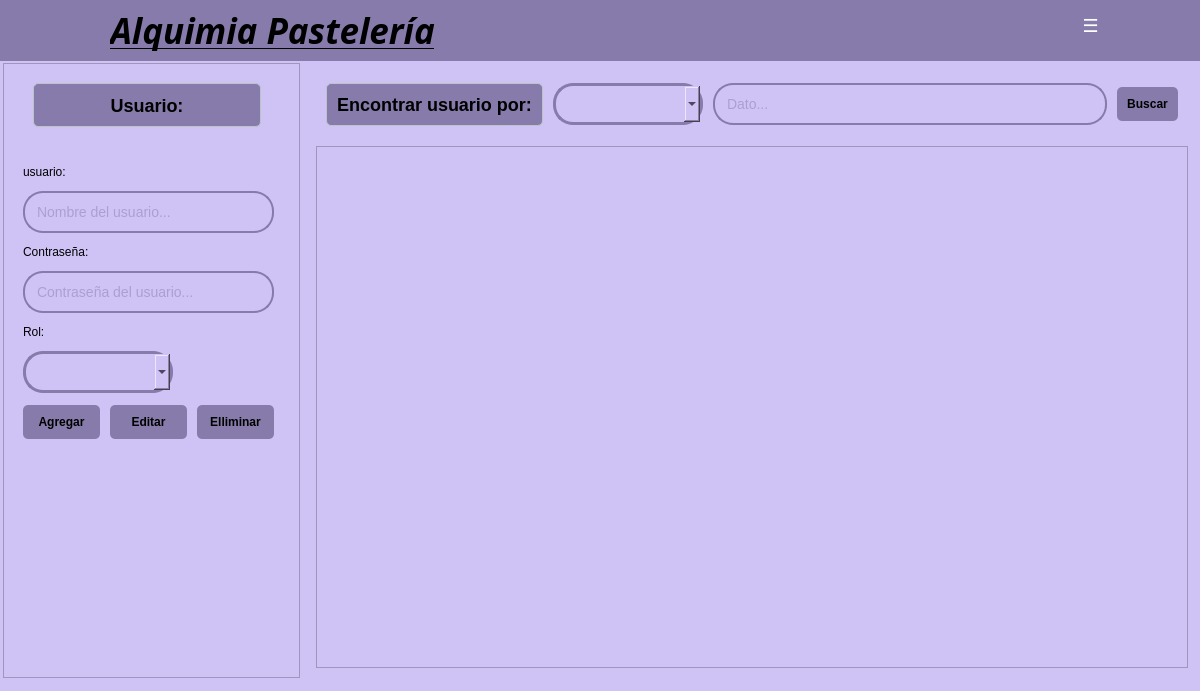
<?xml version="1.0" encoding="UTF-8"?>
<ui version="4.0">
 <class>Dialog</class>
 <widget class="QDialog" name="Dialog">
  <property name="geometry">
   <rect>
    <x>0</x>
    <y>0</y>
    <width>1200</width>
    <height>691</height>
   </rect>
  </property>
  <property name="windowTitle">
   <string>Dialog</string>
  </property>
  <widget class="QWidget" name="widget" native="true">
   <property name="geometry">
    <rect>
     <x>0</x>
     <y>0</y>
     <width>1201</width>
     <height>691</height>
    </rect>
   </property>
   <property name="styleSheet">
    <string notr="true">background-color: #CFC3F5;</string>
   </property>
   <widget class="QWidget" name="horizontalLayoutWidget_2">
    <property name="geometry">
     <rect>
      <x>0</x>
      <y>60</y>
      <width>1201</width>
      <height>621</height>
     </rect>
    </property>
    <layout class="QHBoxLayout" name="horizontalLayout_2" stretch="0,3">
     <property name="spacing">
      <number>6</number>
     </property>
     <property name="leftMargin">
      <number>3</number>
     </property>
     <property name="topMargin">
      <number>3</number>
     </property>
     <property name="rightMargin">
      <number>3</number>
     </property>
     <property name="bottomMargin">
      <number>3</number>
     </property>
     <item>
      <widget class="QFrame" name="frame">
       <property name="sizePolicy">
        <sizepolicy hsizetype="Preferred" vsizetype="Preferred">
         <horstretch>1</horstretch>
         <verstretch>1</verstretch>
        </sizepolicy>
       </property>
       <property name="frameShape">
        <enum>QFrame::StyledPanel</enum>
       </property>
       <property name="frameShadow">
        <enum>QFrame::Raised</enum>
       </property>
       <widget class="QLabel" name="tituloEmpleado">
        <property name="geometry">
         <rect>
          <x>30</x>
          <y>20</y>
          <width>228</width>
          <height>44</height>
         </rect>
        </property>
        <property name="sizePolicy">
         <sizepolicy hsizetype="Fixed" vsizetype="Fixed">
          <horstretch>0</horstretch>
          <verstretch>0</verstretch>
         </sizepolicy>
        </property>
        <property name="styleSheet">
         <string notr="true">QLabel {
    color: #000000;
    font-size: 18px;
    font-weight: bold;
    padding: 10px;
    background-color: #867BAA;
    border-radius: 5px;
    border: 1px solid #bdc3c7;
}</string>
        </property>
        <property name="frameShape">
         <enum>QFrame::NoFrame</enum>
        </property>
        <property name="text">
         <string>Usuario:</string>
        </property>
        <property name="alignment">
         <set>Qt::AlignCenter</set>
        </property>
       </widget>
       <widget class="QWidget" name="verticalLayoutWidget_2">
        <property name="geometry">
         <rect>
          <x>10</x>
          <y>90</y>
          <width>271</width>
          <height>301</height>
         </rect>
        </property>
        <layout class="QVBoxLayout" name="verticalLayout" stretch="0,0,0,0,0,0,0">
         <property name="spacing">
          <number>10</number>
         </property>
         <property name="leftMargin">
          <number>10</number>
         </property>
         <property name="topMargin">
          <number>10</number>
         </property>
         <property name="rightMargin">
          <number>10</number>
         </property>
         <property name="bottomMargin">
          <number>10</number>
         </property>
         <item>
          <widget class="QLabel" name="labelUsuario">
           <property name="sizePolicy">
            <sizepolicy hsizetype="Expanding" vsizetype="Fixed">
             <horstretch>0</horstretch>
             <verstretch>0</verstretch>
            </sizepolicy>
           </property>
           <property name="styleSheet">
            <string notr="true">color: rgb(0, 0, 0);</string>
           </property>
           <property name="text">
            <string>usuario:</string>
           </property>
          </widget>
         </item>
         <item>
          <widget class="QLineEdit" name="lineNombreEmpleado">
           <property name="minimumSize">
            <size>
             <width>40</width>
             <height>0</height>
            </size>
           </property>
           <property name="styleSheet">
            <string notr="true">QLineEdit {
    padding: 10px;
    border: 2px solid #867BAA;
    border-radius: 20px;
    font-size: 14px;
	color: rgb(134, 123, 170);
}</string>
           </property>
           <property name="text">
            <string/>
           </property>
           <property name="placeholderText">
            <string>Nombre del usuario...</string>
           </property>
          </widget>
         </item>
         <item>
          <widget class="QLabel" name="labelContrasena">
           <property name="sizePolicy">
            <sizepolicy hsizetype="Expanding" vsizetype="Fixed">
             <horstretch>0</horstretch>
             <verstretch>0</verstretch>
            </sizepolicy>
           </property>
           <property name="styleSheet">
            <string notr="true">color: rgb(0, 0, 0);</string>
           </property>
           <property name="text">
            <string>Contraseña:</string>
           </property>
          </widget>
         </item>
         <item>
          <widget class="QLineEdit" name="lineContrasena">
           <property name="minimumSize">
            <size>
             <width>40</width>
             <height>0</height>
            </size>
           </property>
           <property name="styleSheet">
            <string notr="true">QLineEdit {
    padding: 10px;
    border: 2px solid #867BAA;
    border-radius: 20px;
    font-size: 14px;
	color: rgb(134, 123, 170);
}</string>
           </property>
           <property name="text">
            <string/>
           </property>
           <property name="placeholderText">
            <string>Contraseña del usuario...</string>
           </property>
          </widget>
         </item>
         <item>
          <widget class="QLabel" name="labelRol">
           <property name="sizePolicy">
            <sizepolicy hsizetype="Expanding" vsizetype="Fixed">
             <horstretch>0</horstretch>
             <verstretch>0</verstretch>
            </sizepolicy>
           </property>
           <property name="styleSheet">
            <string notr="true">color: rgb(0, 0, 0);</string>
           </property>
           <property name="text">
            <string>Rol:</string>
           </property>
          </widget>
         </item>
         <item>
          <widget class="QComboBox" name="comboRol">
           <property name="sizePolicy">
            <sizepolicy hsizetype="Fixed" vsizetype="Fixed">
             <horstretch>0</horstretch>
             <verstretch>0</verstretch>
            </sizepolicy>
           </property>
           <property name="minimumSize">
            <size>
             <width>150</width>
             <height>0</height>
            </size>
           </property>
           <property name="styleSheet">
            <string notr="true">QComboBox {
    padding: 10px;
    border: 3px solid #867BAA;
    border-radius: 20px;
}
</string>
           </property>
          </widget>
         </item>
         <item>
          <layout class="QHBoxLayout" name="horizontalLayout_3">
           <property name="spacing">
            <number>10</number>
           </property>
           <property name="sizeConstraint">
            <enum>QLayout::SetDefaultConstraint</enum>
           </property>
           <property name="leftMargin">
            <number>0</number>
           </property>
           <property name="topMargin">
            <number>0</number>
           </property>
           <property name="rightMargin">
            <number>0</number>
           </property>
           <property name="bottomMargin">
            <number>0</number>
           </property>
           <item>
            <widget class="QPushButton" name="btnAgregar">
             <property name="styleSheet">
              <string notr="true">QPushButton {
    background-color: #867BAA;
    color: black;
    padding: 10px;
    border: none;
    border-radius: 5px;
    font-weight: bold;
}
QPushButton:hover {
    background-color: #BDB1E2;
}</string>
             </property>
             <property name="text">
              <string>Agregar</string>
             </property>
            </widget>
           </item>
           <item>
            <widget class="QPushButton" name="btnEditar">
             <property name="styleSheet">
              <string notr="true">QPushButton {
    background-color: #867BAA;
    color: black;
    padding: 10px;
    border: none;
    border-radius: 5px;
    font-weight: bold;
}
QPushButton:hover {
    background-color: #BDB1E2;
}</string>
             </property>
             <property name="text">
              <string>Editar</string>
             </property>
            </widget>
           </item>
           <item>
            <widget class="QPushButton" name="btnEliminar">
             <property name="styleSheet">
              <string notr="true">QPushButton {
    background-color: #867BAA;
    color: black;
    padding: 10px;
    border: none;
    border-radius: 5px;
    font-weight: bold;
}
QPushButton:hover {
    background-color: #BDB1E2;
}</string>
             </property>
             <property name="text">
              <string>Elliminar</string>
             </property>
            </widget>
           </item>
          </layout>
         </item>
        </layout>
       </widget>
       <widget class="QLabel" name="labelInformacion">
        <property name="geometry">
         <rect>
          <x>20</x>
          <y>410</y>
          <width>251</width>
          <height>21</height>
         </rect>
        </property>
        <property name="sizePolicy">
         <sizepolicy hsizetype="Expanding" vsizetype="Fixed">
          <horstretch>0</horstretch>
          <verstretch>0</verstretch>
         </sizepolicy>
        </property>
        <property name="styleSheet">
         <string notr="true">color: rgb(0, 0, 0);</string>
        </property>
        <property name="text">
         <string/>
        </property>
       </widget>
      </widget>
     </item>
     <item>
      <layout class="QVBoxLayout" name="verticalLayoutRight_2" stretch="0,0">
       <property name="spacing">
        <number>10</number>
       </property>
       <property name="leftMargin">
        <number>10</number>
       </property>
       <property name="topMargin">
        <number>10</number>
       </property>
       <property name="rightMargin">
        <number>10</number>
       </property>
       <property name="bottomMargin">
        <number>10</number>
       </property>
       <item>
        <layout class="QHBoxLayout" name="horizontalLayout">
         <property name="spacing">
          <number>10</number>
         </property>
         <property name="leftMargin">
          <number>10</number>
         </property>
         <property name="topMargin">
          <number>10</number>
         </property>
         <property name="rightMargin">
          <number>10</number>
         </property>
         <property name="bottomMargin">
          <number>10</number>
         </property>
         <item>
          <widget class="QLabel" name="labelEncontrar">
           <property name="sizePolicy">
            <sizepolicy hsizetype="Fixed" vsizetype="Fixed">
             <horstretch>0</horstretch>
             <verstretch>0</verstretch>
            </sizepolicy>
           </property>
           <property name="styleSheet">
            <string notr="true">QLabel {
    color: #000000;
    font-size: 18px;
    font-weight: bold;
    padding: 10px;
    background-color: #867BAA;
    border-radius: 5px;
    border: 1px solid #bdc3c7;
}</string>
           </property>
           <property name="text">
            <string>Encontrar usuario por:</string>
           </property>
           <property name="alignment">
            <set>Qt::AlignCenter</set>
           </property>
          </widget>
         </item>
         <item>
          <widget class="QComboBox" name="comboCategorias">
           <property name="sizePolicy">
            <sizepolicy hsizetype="Fixed" vsizetype="Fixed">
             <horstretch>0</horstretch>
             <verstretch>0</verstretch>
            </sizepolicy>
           </property>
           <property name="minimumSize">
            <size>
             <width>150</width>
             <height>0</height>
            </size>
           </property>
           <property name="styleSheet">
            <string notr="true">QComboBox {
    padding: 10px;
    border: 3px solid #867BAA;
    border-radius: 20px;
}
</string>
           </property>
          </widget>
         </item>
         <item>
          <widget class="QLineEdit" name="lineDato">
           <property name="minimumSize">
            <size>
             <width>40</width>
             <height>0</height>
            </size>
           </property>
           <property name="styleSheet">
            <string notr="true">QLineEdit {
    padding: 10px;
    border: 2px solid #867BAA;
    border-radius: 20px;
    font-size: 14px;
	color: rgb(134, 123, 170);
}</string>
           </property>
           <property name="placeholderText">
            <string>Dato...</string>
           </property>
          </widget>
         </item>
         <item>
          <widget class="QPushButton" name="btnBuscar">
           <property name="styleSheet">
            <string notr="true">QPushButton {
    background-color: #867BAA;
    color: black;
    padding: 10px;
    border: none;
    border-radius: 5px;
    font-weight: bold;
}
QPushButton:hover {
    background-color: #BDB1E2;
}</string>
           </property>
           <property name="text">
            <string>Buscar</string>
           </property>
          </widget>
         </item>
        </layout>
       </item>
       <item>
        <widget class="QTableView" name="tableView">
         <property name="dragDropMode">
          <enum>QAbstractItemView::DragDrop</enum>
         </property>
         <property name="alternatingRowColors">
          <bool>true</bool>
         </property>
         <property name="selectionMode">
          <enum>QAbstractItemView::SingleSelection</enum>
         </property>
         <property name="selectionBehavior">
          <enum>QAbstractItemView::SelectRows</enum>
         </property>
         <property name="sortingEnabled">
          <bool>true</bool>
         </property>
         <attribute name="verticalHeaderStretchLastSection">
          <bool>true</bool>
         </attribute>
        </widget>
       </item>
      </layout>
     </item>
    </layout>
   </widget>
   <widget class="QWidget" name="barraSuperior" native="true">
    <property name="geometry">
     <rect>
      <x>0</x>
      <y>0</y>
      <width>1201</width>
      <height>61</height>
     </rect>
    </property>
    <property name="autoFillBackground">
     <bool>false</bool>
    </property>
    <property name="styleSheet">
     <string notr="true">background-color: #867BAA</string>
    </property>
    <widget class="QLabel" name="tituloInicial">
     <property name="geometry">
      <rect>
       <x>110</x>
       <y>10</y>
       <width>361</width>
       <height>41</height>
      </rect>
     </property>
     <property name="font">
      <font>
       <family>Noto Serif Display SemiCondensed Black</family>
       <pointsize>26</pointsize>
       <weight>75</weight>
       <italic>true</italic>
       <bold>true</bold>
       <underline>true</underline>
       <stylestrategy>PreferDefault</stylestrategy>
      </font>
     </property>
     <property name="styleSheet">
      <string notr="true">color: rgb(0, 0, 0);</string>
     </property>
     <property name="text">
      <string>Alquimia Pastelería</string>
     </property>
    </widget>
    <widget class="QLabel" name="logo">
     <property name="geometry">
      <rect>
       <x>0</x>
       <y>0</y>
       <width>101</width>
       <height>61</height>
      </rect>
     </property>
     <property name="sizePolicy">
      <sizepolicy hsizetype="Maximum" vsizetype="Maximum">
       <horstretch>0</horstretch>
       <verstretch>0</verstretch>
      </sizepolicy>
     </property>
     <property name="frameShape">
      <enum>QFrame::NoFrame</enum>
     </property>
     <property name="text">
      <string/>
     </property>
     <property name="textFormat">
      <enum>Qt::AutoText</enum>
     </property>
     <property name="pixmap">
      <pixmap>../../assets/Iconos/logo.png</pixmap>
     </property>
     <property name="scaledContents">
      <bool>true</bool>
     </property>
     <property name="alignment">
      <set>Qt::AlignCenter</set>
     </property>
     <property name="wordWrap">
      <bool>false</bool>
     </property>
     <property name="indent">
      <number>-1</number>
     </property>
     <property name="openExternalLinks">
      <bool>false</bool>
     </property>
    </widget>
    <widget class="QPushButton" name="btnCerrarSesion">
     <property name="geometry">
      <rect>
       <x>1150</x>
       <y>10</y>
       <width>41</width>
       <height>31</height>
      </rect>
     </property>
     <property name="styleSheet">
      <string notr="true">QPushButton {
    background-color: #867BAA;
    color: white;
    border: none;
    border-radius: 5px;
    font-size: 18px;
    font-weight: bold;
}
QPushButton:hover {
    background-color: #BDB1E2;
}</string>
     </property>
     <property name="text">
      <string/>
     </property>
     <property name="icon">
      <iconset>
       <normaloff>../../assets/Iconos/cerrarSesion.svg</normaloff>../../assets/Iconos/cerrarSesion.svg</iconset>
     </property>
     <property name="iconSize">
      <size>
       <width>28</width>
       <height>28</height>
      </size>
     </property>
    </widget>
    <widget class="QPushButton" name="btnMenu">
     <property name="geometry">
      <rect>
       <x>1070</x>
       <y>10</y>
       <width>41</width>
       <height>31</height>
      </rect>
     </property>
     <property name="font">
      <font>
       <pointsize>-1</pointsize>
       <weight>75</weight>
       <bold>true</bold>
      </font>
     </property>
     <property name="styleSheet">
      <string notr="true">QPushButton {
    background-color: #867BAA;
    color: white;
    border: none;
    border-radius: 5px;
    font-size: 18px;
    font-weight: bold;
}
QPushButton:hover {
    background-color: #BDB1E2;
}</string>
     </property>
     <property name="text">
      <string>☰</string>
     </property>
    </widget>
   </widget>
   <widget class="QFrame" name="frameFlotante">
    <property name="enabled">
     <bool>true</bool>
    </property>
    <property name="geometry">
     <rect>
      <x>0</x>
      <y>0</y>
      <width>0</width>
      <height>0</height>
     </rect>
    </property>
    <property name="sizePolicy">
     <sizepolicy hsizetype="Preferred" vsizetype="Preferred">
      <horstretch>100</horstretch>
      <verstretch>0</verstretch>
     </sizepolicy>
    </property>
    <property name="minimumSize">
     <size>
      <width>0</width>
      <height>0</height>
     </size>
    </property>
    <property name="maximumSize">
     <size>
      <width>0</width>
      <height>0</height>
     </size>
    </property>
    <property name="styleSheet">
     <string notr="true">background-color: rgb(171, 159, 208);
    border-radius: 5px;
</string>
    </property>
    <property name="frameShape">
     <enum>QFrame::StyledPanel</enum>
    </property>
    <property name="frameShadow">
     <enum>QFrame::Raised</enum>
    </property>
    <widget class="QWidget" name="gridLayoutWidget_4">
     <property name="geometry">
      <rect>
       <x>0</x>
       <y>0</y>
       <width>331</width>
       <height>386</height>
      </rect>
     </property>
     <layout class="QGridLayout" name="gridLayout_3">
      <property name="sizeConstraint">
       <enum>QLayout::SetFixedSize</enum>
      </property>
      <property name="leftMargin">
       <number>10</number>
      </property>
      <property name="topMargin">
       <number>10</number>
      </property>
      <property name="rightMargin">
       <number>10</number>
      </property>
      <property name="bottomMargin">
       <number>10</number>
      </property>
      <property name="spacing">
       <number>10</number>
      </property>
      <item row="2" column="2">
       <widget class="QPushButton" name="btnEmpleados">
        <property name="sizePolicy">
         <sizepolicy hsizetype="Preferred" vsizetype="Preferred">
          <horstretch>0</horstretch>
          <verstretch>0</verstretch>
         </sizepolicy>
        </property>
        <property name="cursor">
         <cursorShape>PointingHandCursor</cursorShape>
        </property>
        <property name="styleSheet">
         <string notr="true">QPushButton {
    background-color: #BDB2DF;
    color: white;
    border: none;
    border-radius: 5px;
    font-size: 18px;
    font-weight: bold;
}
QPushButton:hover {
    background-color: #CFC3F5;
}</string>
        </property>
        <property name="text">
         <string/>
        </property>
        <property name="icon">
         <iconset>
          <normaloff>../../assets/Iconos/empleados.svg</normaloff>../../assets/Iconos/empleados.svg</iconset>
        </property>
        <property name="iconSize">
         <size>
          <width>84</width>
          <height>84</height>
         </size>
        </property>
       </widget>
      </item>
      <item row="1" column="3">
       <widget class="QPushButton" name="btnRecetas">
        <property name="cursor">
         <cursorShape>PointingHandCursor</cursorShape>
        </property>
        <property name="styleSheet">
         <string notr="true">QPushButton {
    background-color: #BDB2DF;
    color: white;
    border: none;
    border-radius: 5px;
    font-size: 18px;
    font-weight: bold;
}
QPushButton:hover {
    background-color: #CFC3F5;
}</string>
        </property>
        <property name="text">
         <string/>
        </property>
        <property name="icon">
         <iconset>
          <normaloff>../../assets/Iconos/recetas.png</normaloff>../../assets/Iconos/recetas.png</iconset>
        </property>
        <property name="iconSize">
         <size>
          <width>84</width>
          <height>84</height>
         </size>
        </property>
       </widget>
      </item>
      <item row="1" column="2">
       <widget class="QPushButton" name="btnProductos">
        <property name="cursor">
         <cursorShape>PointingHandCursor</cursorShape>
        </property>
        <property name="styleSheet">
         <string notr="true">QPushButton {
    background-color: #BDB2DF;
    color: white;
    border: none;
    border-radius: 5px;
    font-size: 18px;
    font-weight: bold;
}
QPushButton:hover {
    background-color: #CFC3F5;
}</string>
        </property>
        <property name="text">
         <string/>
        </property>
        <property name="icon">
         <iconset>
          <normaloff>../../assets/Iconos/productos.svg</normaloff>../../assets/Iconos/productos.svg</iconset>
        </property>
        <property name="iconSize">
         <size>
          <width>84</width>
          <height>84</height>
         </size>
        </property>
       </widget>
      </item>
      <item row="0" column="0">
       <widget class="QPushButton" name="btnMenuInicio">
        <property name="cursor">
         <cursorShape>PointingHandCursor</cursorShape>
        </property>
        <property name="styleSheet">
         <string notr="true">QPushButton {
    background-color: #BDB2DF;
    color: white;
    border: none;
    border-radius: 5px;
    font-size: 18px;
    font-weight: bold;
}
QPushButton:hover {
    background-color: #CFC3F5;
}</string>
        </property>
        <property name="text">
         <string/>
        </property>
        <property name="icon">
         <iconset>
          <normaloff>../../assets/Iconos/inicio.svg</normaloff>../../assets/Iconos/inicio.svg</iconset>
        </property>
        <property name="iconSize">
         <size>
          <width>84</width>
          <height>84</height>
         </size>
        </property>
       </widget>
      </item>
      <item row="2" column="0">
       <widget class="QPushButton" name="btnPromociones">
        <property name="cursor">
         <cursorShape>PointingHandCursor</cursorShape>
        </property>
        <property name="styleSheet">
         <string notr="true">QPushButton {
    background-color: #BDB2DF;
    color: white;
    border: none;
    border-radius: 5px;
    font-size: 18px;
    font-weight: bold;
}
QPushButton:hover {
    background-color: #CFC3F5;
}</string>
        </property>
        <property name="text">
         <string/>
        </property>
        <property name="icon">
         <iconset>
          <normaloff>../../assets/Iconos/promociones.svg</normaloff>../../assets/Iconos/promociones.svg</iconset>
        </property>
        <property name="iconSize">
         <size>
          <width>84</width>
          <height>84</height>
         </size>
        </property>
       </widget>
      </item>
      <item row="0" column="3">
       <widget class="QPushButton" name="btnProveedores">
        <property name="cursor">
         <cursorShape>PointingHandCursor</cursorShape>
        </property>
        <property name="styleSheet">
         <string notr="true">QPushButton {
    background-color: #BDB2DF;
    color: white;
    border: none;
    border-radius: 5px;
    font-size: 18px;
    font-weight: bold;
}
QPushButton:hover {
    background-color: #CFC3F5;
}</string>
        </property>
        <property name="text">
         <string/>
        </property>
        <property name="icon">
         <iconset>
          <normaloff>../../assets/Iconos/provedoores.svg</normaloff>../../assets/Iconos/provedoores.svg</iconset>
        </property>
        <property name="iconSize">
         <size>
          <width>84</width>
          <height>84</height>
         </size>
        </property>
       </widget>
      </item>
      <item row="0" column="2">
       <widget class="QPushButton" name="btnClientes">
        <property name="cursor">
         <cursorShape>PointingHandCursor</cursorShape>
        </property>
        <property name="styleSheet">
         <string notr="true">QPushButton {
    background-color: #BDB2DF;
    color: white;
    border: none;
    border-radius: 5px;
    font-size: 18px;
    font-weight: bold;
}
QPushButton:hover {
    background-color: #CFC3F5;
}</string>
        </property>
        <property name="text">
         <string/>
        </property>
        <property name="icon">
         <iconset>
          <normaloff>../../assets/Iconos/clientes.svg</normaloff>../../assets/Iconos/clientes.svg</iconset>
        </property>
        <property name="iconSize">
         <size>
          <width>84</width>
          <height>84</height>
         </size>
        </property>
       </widget>
      </item>
      <item row="1" column="0">
       <widget class="QPushButton" name="btnVentas">
        <property name="cursor">
         <cursorShape>PointingHandCursor</cursorShape>
        </property>
        <property name="styleSheet">
         <string notr="true">QPushButton {
    background-color: #BDB2DF;
    color: white;
    border: none;
    border-radius: 5px;
    font-size: 18px;
    font-weight: bold;
}
QPushButton:hover {
    background-color: #CFC3F5;
}</string>
        </property>
        <property name="text">
         <string/>
        </property>
        <property name="icon">
         <iconset>
          <normaloff>../../assets/Iconos/ventas.svg</normaloff>../../assets/Iconos/ventas.svg</iconset>
        </property>
        <property name="iconSize">
         <size>
          <width>84</width>
          <height>84</height>
         </size>
        </property>
       </widget>
      </item>
      <item row="2" column="3">
       <widget class="QPushButton" name="btnUsuario">
        <property name="cursor">
         <cursorShape>PointingHandCursor</cursorShape>
        </property>
        <property name="styleSheet">
         <string notr="true">QPushButton {
    background-color: #BDB2DF;
    color: white;
    border: none;
    border-radius: 5px;
    font-size: 18px;
    font-weight: bold;
}
QPushButton:hover {
    background-color: #CFC3F5;
}</string>
        </property>
        <property name="text">
         <string/>
        </property>
        <property name="icon">
         <iconset>
          <normaloff>../../assets/Iconos/Usuario.svg</normaloff>../../assets/Iconos/Usuario.svg</iconset>
        </property>
        <property name="iconSize">
         <size>
          <width>84</width>
          <height>84</height>
         </size>
        </property>
       </widget>
      </item>
     </layout>
    </widget>
   </widget>
  </widget>
 </widget>
 <resources/>
 <connections/>
</ui>
